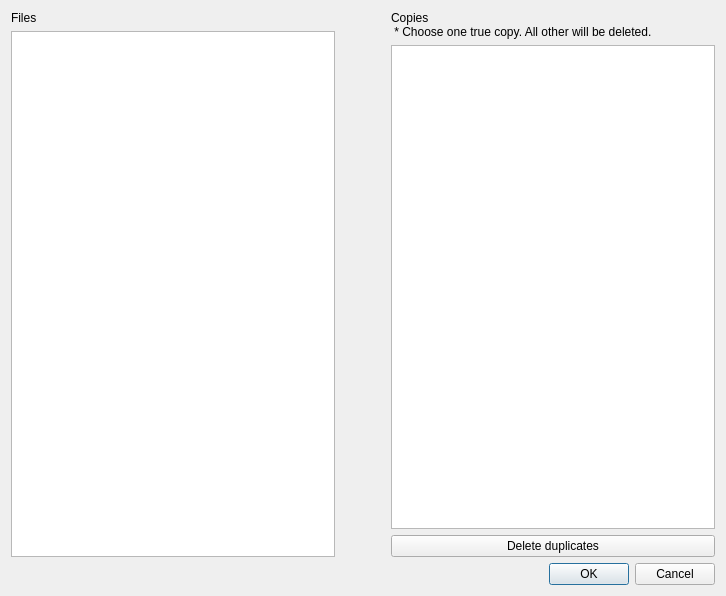
<?xml version="1.0" encoding="UTF-8"?>
<ui version="4.0">
 <class>FindDuplicatesDialog</class>
 <widget class="QDialog" name="FindDuplicatesDialog">
  <property name="geometry">
   <rect>
    <x>0</x>
    <y>0</y>
    <width>726</width>
    <height>596</height>
   </rect>
  </property>
  <property name="windowTitle">
   <string>Dialog</string>
  </property>
  <layout class="QVBoxLayout" name="verticalLayout">
   <item>
    <layout class="QHBoxLayout" name="horizontalLayout">
     <item>
      <layout class="QVBoxLayout" name="verticalLayout_2">
       <item>
        <widget class="QLabel" name="label">
         <property name="text">
          <string>Files</string>
         </property>
        </widget>
       </item>
       <item>
        <widget class="QListView" name="inspectedFiles"/>
       </item>
      </layout>
     </item>
     <item>
      <spacer name="horizontalSpacer">
       <property name="orientation">
        <enum>Qt::Horizontal</enum>
       </property>
       <property name="sizeType">
        <enum>QSizePolicy::Fixed</enum>
       </property>
       <property name="sizeHint" stdset="0">
        <size>
         <width>50</width>
         <height>20</height>
        </size>
       </property>
      </spacer>
     </item>
     <item>
      <layout class="QVBoxLayout" name="verticalLayout_3">
       <item>
        <widget class="QLabel" name="label_2">
         <property name="text">
          <string>Copies
 * Choose one true copy. All other will be deleted.</string>
         </property>
        </widget>
       </item>
       <item>
        <widget class="QListView" name="inspectedCopiesList"/>
       </item>
       <item>
        <widget class="QPushButton" name="deleteDuplicatesBtn">
         <property name="text">
          <string>Delete duplicates</string>
         </property>
        </widget>
       </item>
      </layout>
     </item>
    </layout>
   </item>
   <item>
    <widget class="QDialogButtonBox" name="buttonBox">
     <property name="orientation">
      <enum>Qt::Horizontal</enum>
     </property>
     <property name="standardButtons">
      <set>QDialogButtonBox::Cancel|QDialogButtonBox::Ok</set>
     </property>
    </widget>
   </item>
  </layout>
 </widget>
 <resources/>
 <connections>
  <connection>
   <sender>buttonBox</sender>
   <signal>accepted()</signal>
   <receiver>FindDuplicatesDialog</receiver>
   <slot>accept()</slot>
   <hints>
    <hint type="sourcelabel">
     <x>248</x>
     <y>254</y>
    </hint>
    <hint type="destinationlabel">
     <x>157</x>
     <y>274</y>
    </hint>
   </hints>
  </connection>
  <connection>
   <sender>buttonBox</sender>
   <signal>rejected()</signal>
   <receiver>FindDuplicatesDialog</receiver>
   <slot>reject()</slot>
   <hints>
    <hint type="sourcelabel">
     <x>316</x>
     <y>260</y>
    </hint>
    <hint type="destinationlabel">
     <x>286</x>
     <y>274</y>
    </hint>
   </hints>
  </connection>
 </connections>
</ui>
